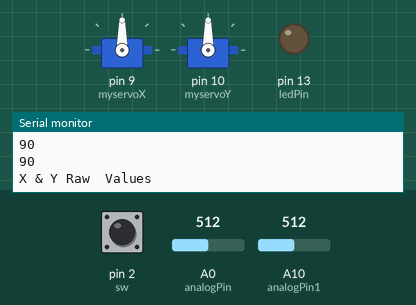
This sketch was run on a simulated Arduino Mega 2560, built with avr-gcc and run on an emulated ATmega2560. Shown: 2 × servo, output pins drawn as LEDs (lit = HIGH), the last lines printed to the serial monitor. The test bench sets the inputs (shaded band); at power-on: A0 (analogPin) = 512, A10 (analogPin1) = 512, pin 2 (sw) LOW.

Above: at 1.2 s.
1.3 s: A0 (analogPin) set to 716
At 2.6 s:
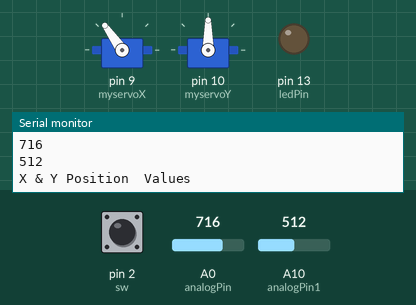
2.9 s: A10 (analogPin1) set to 306
At 3.8 s:
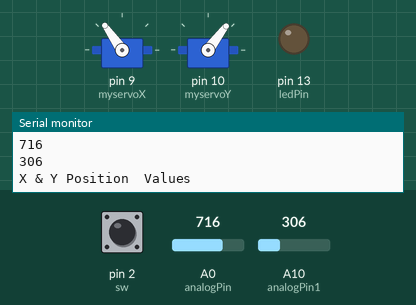
4.6 s: pin 2 (sw) pulled HIGH for 0.15 s
At 4.73 s:
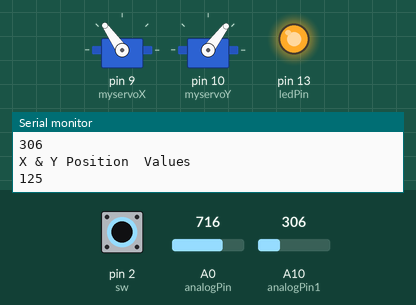
6.3 s: A0 (analogPin) set to 511
At 7.6 s:
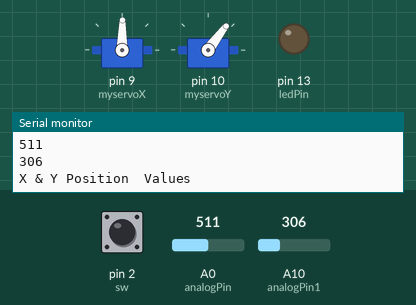
7.9 s: A10 (analogPin1) set to 122
At 8.7 s:
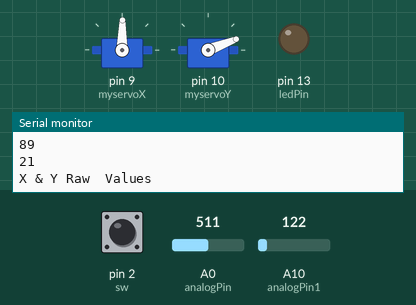
9.6 s: A0 (analogPin) set to 560
12.6 s: A0 (analogPin) set to 577
At 14.1 s:
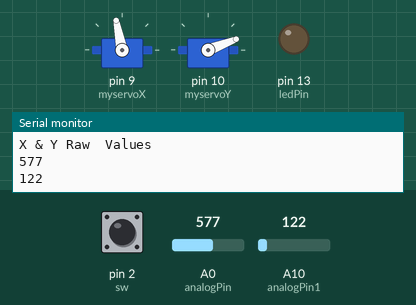
Timing chart, 0 to 15.2 s (numbered marks = the images above; inputs shaded):
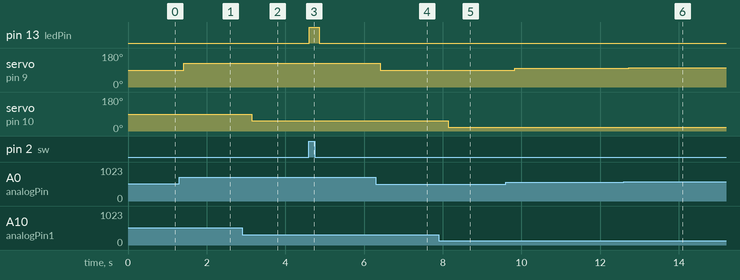

Measured:
- after the input at 1.3 s, servo on pin 9 (myservoX): 90° → 125° after 0.12 s
- after the input at 2.9 s, servo on pin 10 (myservoY): 90° → 53° after 0.24 s
- after the input at 4.6 s, pin 13 (ledPin): LOW → HIGH at once, → LOW 0.26 s later
- after the input at 6.3 s, servo on pin 9 (myservoX): 125° → 89° after 0.11 s
- after the input at 7.9 s, servo on pin 10 (myservoY): 53° → 21° after 0.24 s
- after the input at 9.6 s, servo on pin 9 (myservoX): 89° → 98° after 0.23 s
- after the input at 12.6 s, servo on pin 9 (myservoX): 98° → 101° after 0.12 s

The sketch:

2wayJoyStick.ino
```cpp
#include <Servo.h>

Servo myservoX;
Servo myservoY;// create servo object to control a servo
// twelve servo objects can be created on most boards

int posX = 0;    // variable to store the servo position
int posY = 0;
const int ledPin =  13;
int analogPin = A0;     // potentiometer wiper (middle terminal) connected to analog pin 3
int analogPin1 = A10;                        // outside leads to ground and +5V
int sw = 2;
int xVal = 0;           // variable to store the value read
int yVal = 0;
 int buttonState = 0;
void setup()
{
  Serial.begin(9600);              //  setup serial
  pinMode(sw,INPUT);
    pinMode(ledPin, OUTPUT);
   myservoX.attach(9);
    myservoY.attach(10);
}

void loop()
{
  buttonState = digitalRead(sw);

  // check if the pushbutton is pressed. If it is, the buttonState is HIGH:
  if (buttonState == HIGH) {
    // turn LED on:
    digitalWrite(ledPin, HIGH);
  } else {
    // turn LED off:
    digitalWrite(ledPin, LOW);
  }

  xVal = analogRead(analogPin);     // read the input pin
   yVal = analogRead(analogPin1);     // read the input
  Serial.println("X & Y Raw  Values");
  Serial.println(xVal);             // debug value
  Serial.println(yVal);             // debug value
  delay(100);
  //
posX = map(xVal,0,1023,0,180);
posY = map(yVal,0,1023,0,180);
 Serial.println("X & Y Position  Values");
  Serial.println(posX);             // debug value
  Serial.println(posY);             // debug value

      myservoX.write(posX);              // tell servo to go to position in variable 'pos'
    delay(15);
        myservoY.write(posY);              // tell servo to go to position in variable 'pos'
    delay(15);
}
```
